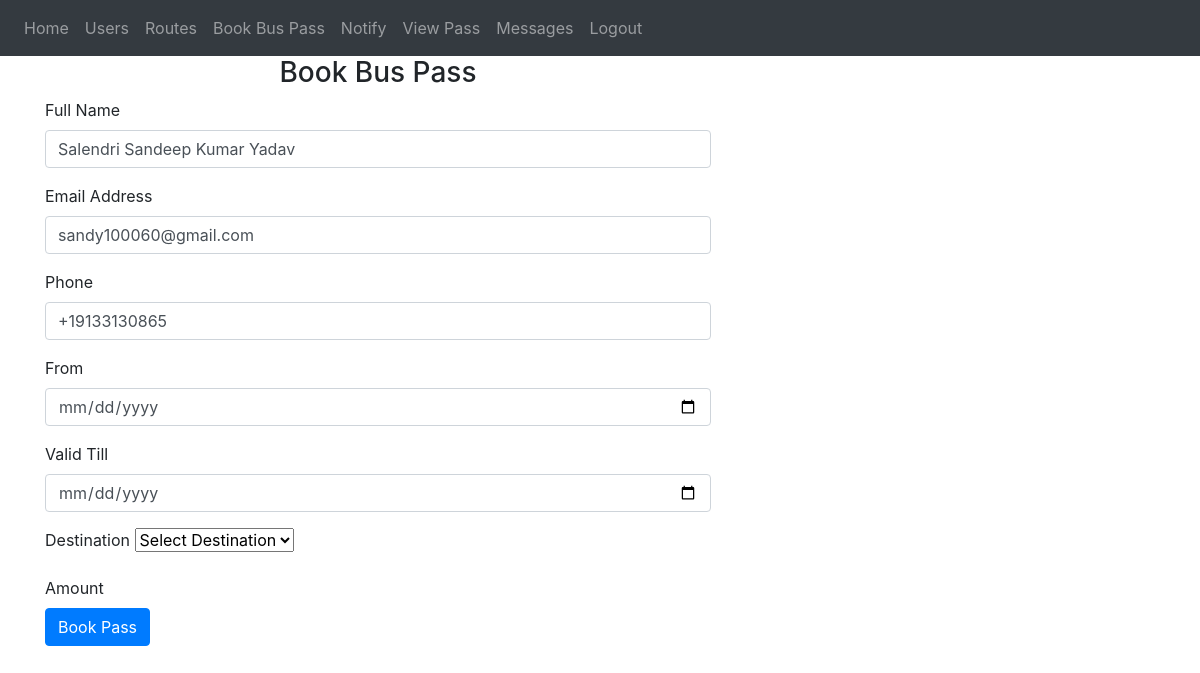
Page /bookpass (signed in) on the earlier database version.
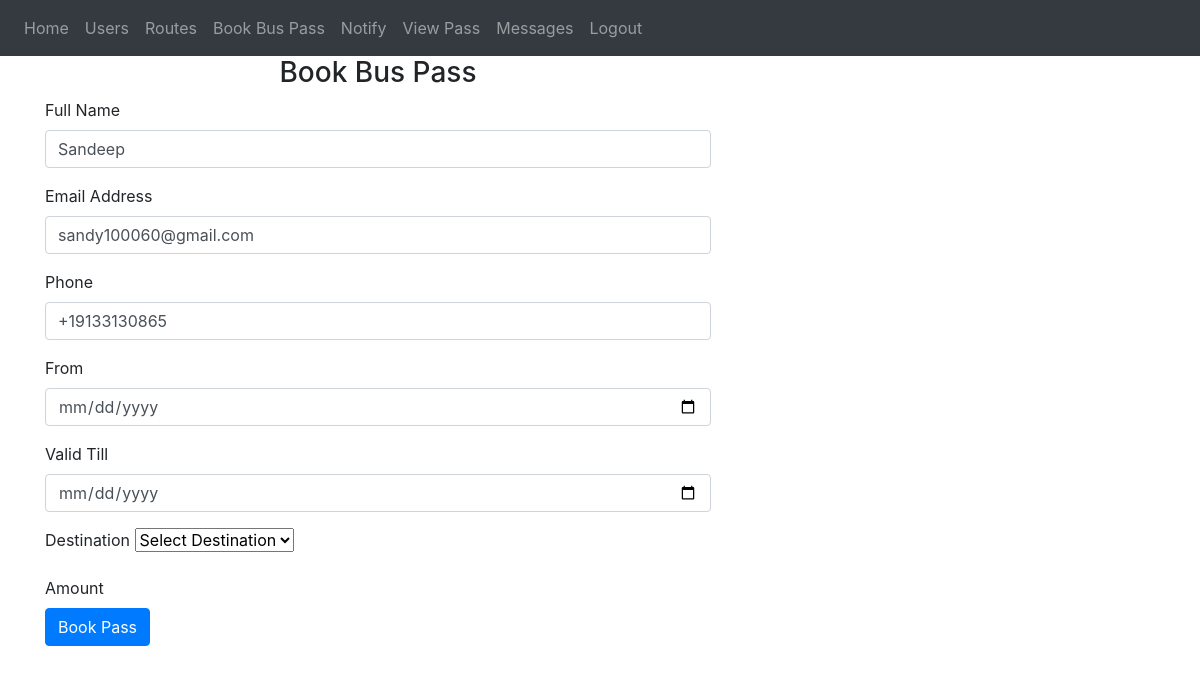
Same page on the later database version.
### website/models.py (models this page shows)
class User(db.Model, UserMixin):
    id = db.Column(db.Integer, primary_key=True)
    username = db.Column(db.String(150), unique=True)
    password = db.Column(db.String(150))
    name = db.Column(db.String(150))
    phone = db.Column(db.String(150))
    role = db.Column(db.Integer)
    categoryid = db.Column(db.Integer, db.ForeignKey('category.id'))
    appvisits = db.Column(db.Integer)
    categories = db.relationship('Category')

### website/views.py (the view, shortened to what this page needs)
@views.route('/bookpass', methods=['GET', 'POST'])
@login_required
def bookpass():
    busPass = Buspass()
    busPassId = request.args.get('busPassId')
    destinations = {x.id: x for x in Busroute.query.all()}
    if busPassId != None:
        busPass = Buspass.query.filter(Buspass.id == busPassId)[0]
        busPass.destination = destinations[busPass.busrouteid].cityname
        busPass.fromdate = busPass.fromdate.date()
        busPass.validity = busPass.validity.date()
    routes = Busroute.query.all()
    return render_template('bookpass.html', user=current_user, routes = routes, busPass = busPass)

### website/__init__.py (called while the page is built)
def create_app():
    app = Flask(__name__)
    app.config['SECRET_KEY'] = 'SANDEEP'
    app.config['SQLALCHEMY_DATABASE_URI'] =\
        'sqlite:///' + path.join(basedir, 'database.db')
    db.init_app(app)
    from .views import views
    from .auth import auth
    app.register_blueprint(views, url_prefix='/')
    app.register_blueprint(auth, url_prefix='/')
    from .models import User
    login_manager = LoginManager(app)
    login_manager.login_view = 'auth.login' # type: ignore
    login_manager.init_app(app)
    @login_manager.user_loader
    def load_user(id):
        return User.query.get(int(id))
    with app.app_context():
        create_database()
    return app

### website/templates/bookpass.html (shortened to what the changed rows need)
{% extends "base.html" %} {% block title %}Home{% endblock %} {% block content
    %}
    <form method="POST" style="width: 60%;">
      {% if busPass.id != None %}
      <h3 align="center">Renew Bus Pass</h3>
      <div class="form-group">
        <input type="hidden" id="passid" name="passid" value="{{busPass.id}}">
        <label for="name">Full Name</label>
        <input disabled
          type="text"
          class="form-control"
          id="name"
          name="name"
          placeholder="Enter FullName"
          value="{{busPass.name}}"
        />
      </div>
      <div class="form-group">
        <label for="email">Email Address</label>
        <input
          type="email" disabled
          class="form-control"
          id="email"
          name="email"
          placeholder="Enter email"
          value="{{busPass.email}}"
        />
      </div>
      <div class="form-group">
        <label for="phone">Phone</label>
        <input
          type="text" disabled
          class="form-control"
          id="phone"
          name="phone"
          placeholder="Enter PhoneNo"
          value="{{busPass.mobile}}"
        />
      </div>
      <div class="form-group">
        <label for="fromDate">From</label>
        <input
          type="date" disabled
          class="form-control"
          id="fromDate"
          name="fromDate"
          value="{{busPass.fromdate}}"
          placeholder="Select From Date"
        />
      </div>
      <div class="form-group">
        <label for="todate">Previous Valid Till</label>
        <input
          type="date" disabled
          class="form-control"
          id="validity"
          name="validity"
          value="{{busPass.validity}}"
          placeholder="Select To Date"
        />
      </div>
      <div class="form-group">
        <label for="destinationText">Destination</label>
        <input
          type="text" disabled
          class="form-control"
          id="destinationText"
          name="destinationText"
          value="{{busPass.destination}}"
        />
        <input
          type="hidden" disabled
          class="form-control"
          id="destination"
          name="destination"
          value="{{busPass.busrouteid}}"
        />
        <select hidden id="priceSelect" name="priceSelect">
          {% for route in routes %}
            <option value="{{route.id}}">{{route.price}}</option>
          {% endfor %}
        </select>
        <input type="hidden" id="categoryType" value="{{user.categoryid}}">
      </div>
      <div class="form-group">
        <label for="renewvalidity">Valid Till</label>
        <input
          type="date"
          class="form-control"
          id="renewvalidity"
          name="renewvalidity"
        />
      <div class="form-group">
        <label for="amount">Amount</label>
        <span id="priceMsg"></span>
        <input
          type="hidden"
          class="form-control"
          id="amount"
          name="amount"
          value="{{busPass.amount}}"
        />
      <br />
      <button type="submit" class="btn btn-primary">Renew</button>
      {% else %}
      <h3 align="center">Book Bus Pass</h3>
      <div class="form-group">
        <label for="name">Full Name</label>
        <input
          type="text"
          class="form-control"
          id="name"
          name="name"
          placeholder="Enter FullName"
          value="{{user.name}}"
        />
      </div>
      <div class="form-group">
        <label for="email">Email Address</label>
        <input
          type="email"
          class="form-control"
          id="email"
          name="email"
          placeholder="Enter email"
          value="{{user.username}}"
        />
      </div>
      <div class="form-group">
        <label for="phone">Phone</label>
        <input
          type="text"
          class="form-control"
          id="phone"
          name="phone"
          placeholder="Enter PhoneNo"
          value="{{user.phone}}"
        />
      </div>
      <div class="form-group">
        <label for="fromDate">From</label>
        <input
          type="date"
          class="form-control"
          id="fromDate"
          name="fromDate"
          placeholder="Select From Date"
        />
      </div>
      <div class="form-group">
        <label for="todate">Valid Till</label>
        <input
          type="date"
          class="form-control"
          id="validity"
          name="validity"
          placeholder="Select To Date"
        />
      </div>
      <div class="form-group">
        <label for="destination">Destination</label>
        <select id="destination" name="destination" class="form-select" aria-label="Default select example">
          <option selected value="0">Select Destination</option>
        </select>
      </div>
      <div class="form-group">
        <label for="amount">Amount</label>
      <br />
      <button type="submit" class="btn btn-primary">Book Pass</button>
      {% endif %}
    </form>
    {% endblock %}

Differences in the rows shown:
changed User "sandy100060@gmail.com": name "Salendri Sandeep Kumar Yadav" → "Sandeep"
